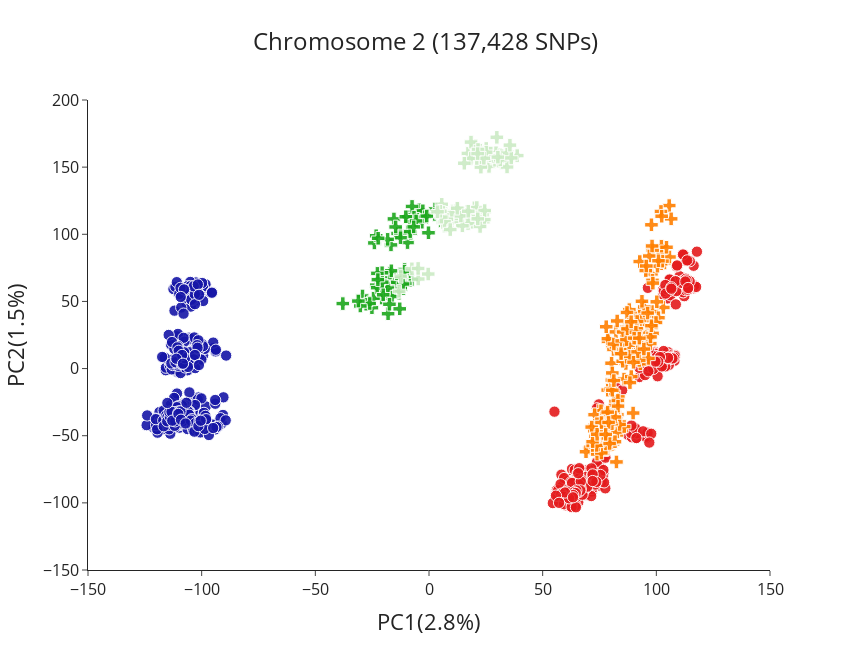

Write notebook code for a chart like this one.
### Code cell
pca_chrom2_all = plot_coords(pd.read_csv('/mnt/c/Users/rando/Documenti/Ag1000G/pca_outputs/chr2_pca_final.csv'), x='PC1', y='PC2', title="Chromosome 2 (137,428 SNPs)",
            color='pca_pops',symbol='pca_pops', symbol_map=pca_symbols_map, slug = 'pca',  color_map=species_color_map, show=True,  titlex='PC1(2.8%)', titley='PC2(1.5%)', figure_name='chr2.png')

### Figure 1 — Plotly figure (JSON) as saved in the notebook; plotly's stock layout.template omitted (floating-point values rounded to 4 significant figures; data arrays with more than 128 entries replaced by an {"elided": "..."} marker saying what was removed)
{"data": [{"customdata": {"elided": "449x1 str values"}, "hovertemplate": "<b>%{hovertext}</b><br><br>pca_pops=%{customdata[0]}<br>PC1=%{x}<br>PC2=%{y}<br>size=%{marker.size}<extra></extra>", "hovertext": {"elided": "449 str values"}, "legendgroup": "An.gam", "marker": {"color": "#1616A7", "opacity": 0.9, "size": {"elided": "449 int values"}, "sizemode": "area", "sizeref": 0.125, "symbol": "circle"}, "mode": "markers", "name": "An.gam", "orientation": "v", "showlegend": true, "type": "scatter", "x": {"elided": "449 float values"}, "xaxis": "x", "y": {"elided": "449 float values"}, "yaxis": "y"}, {"customdata": {"elided": "374x1 str values"}, "hovertemplate": "<b>%{hovertext}</b><br><br>pca_pops=%{customdata[0]}<br>PC1=%{x}<br>PC2=%{y}<br>size=%{marker.size}<extra></extra>", "hovertext": {"elided": "374 str values"}, "legendgroup": "An.col", "marker": {"color": "rgb(228,26,28)", "opacity": 0.9, "size": {"elided": "374 int values"}, "sizemode": "area", "sizeref": 0.125, "symbol": "circle"}, "mode": "markers", "name": "An.col", "orientation": "v", "showlegend": true, "type": "scatter", "x": {"elided": "374 float values"}, "xaxis": "x", "y": {"elided": "374 float values"}, "yaxis": "y"}, {"customdata": [["gcx1-GM"], ["gcx1-GM"], ["gcx1-GM"], ["gcx1-GM"], ["gcx1-GM"], ["gcx1-GM"], ["gcx1-GM"], ["gcx1-GM"], ["gcx1-GM"], ["gcx1-GM"], ["gcx1-GM"], ["gcx1-GM"], ["gcx1-GM"], ["gcx1-GM"], ["gcx1-GM"], ["gcx1-GM"], ["gcx1-GM"], ["gcx1-GM"], ["gcx1-GM"], ["gcx1-GM"], ["gcx1-GM"], ["gcx1-GM"], ["gcx1-GM"], ["gcx1-GM"], ["gcx1-GM"], ["gcx1-GM"], ["gcx1-GM"], ["gcx1-GM"], ["gcx1-GM"], ["gcx1-GM"], ["gcx1-GM"], ["gcx1-GM"], ["gcx1-GM"], ["gcx1-GM"], ["gcx1-GM"], ["gcx1-GM"], ["gcx1-GM"], ["gcx1-GM"], ["gcx1-GM"], ["gcx1-GM"], ["gcx1-GM"], ["gcx1-GM"], ["gcx1-GM"], ["gcx1-GM"], ["gcx1-GM"], ["gcx1-GM"], ["gcx1-GM"], ["gcx1-GM"], ["gcx1-GM"], ["gcx1-GM"], ["gcx1-GM"], ["gcx1-GM"], ["gcx1-GM"], ["gcx1-GM"], ["gcx1-GM"], ["gcx1-GM"], ["gcx1-GM"], ["gcx1-GM"], ["gcx1-GM"], ["gcx1-GM"], ["gcx1-GM"], ["gcx1-GM"], ["gcx1-GM"], ["gcx1-GM"], ["gcx1-GM"], ["gcx1-GM"], ["gcx1-GM"], ["gcx1-GM"], ["gcx1-GM"], ["gcx1-GM"], ["gcx1-GM"], ["gcx1-GM"], ["gcx1-GM"], ["gcx1-GM"], ["gcx1-GM"], ["gcx1-GM"], ["gcx1-GM"]], "hovertemplate": "<b>%{hovertext}</b><br><br>pca_pops=%{customdata[0]}<br>PC1=%{x}<br>PC2=%{y}<br>size=%{marker.size}<extra></extra>", "hovertext": ["AG0147-C", "AG0159-C", "AG0232-C", "AG0129-C", "AG0153-C", "AG0163-C", "AG0229-C", "AG0230-C", "AG0098-C", "AG0104-C", "AG0106-C", "AG0120-C", "AG0136-C", "AG0141-C", "AG0145-C", "AG0148-C", "AG0172-C", "AG0179-C", "AG0223-C", "AG0118-C", "AG0119-C", "AG0121-C", "AG0133-C", "AG0134-C", "AG0138-C", "AG0227-C", "AG0231-C", "AG0102-C", "AG0108-C", "AG0123-C", "AG0128-C", "AG0137-C", "AG0139-C", "AG0143-C", "AG0162-C", "AG0170-C", "AG0181-C", "AG0085-C", "AG0096-C", "AG0126-C", "AG0152-C", "AG0183-C", "AG0208-C", "AG0214-C", "AG0226-C", "AG0127-C", "AG0144-C", "AG0156-C", "AG0206-C", "AG0221-C", "AG0082-C", "AG0097-C", "AG0100-C", "AG0109-C", "AG0124-C", "AG0142-C", "AG0146-C", "AG0169-C", "AG0178-C", "AG0195-C", "AG0089-C", "AG0111-C", "AG0125-C", "AG0197-C", "AG0202-C", "AG0203-C", "AG0204-C", "AG0263-C", "AG0442-CW", "AG0445-CW", "AG0446-CW", "AG0448-CW", "AG0450-CW", "AG0454-CW", "AG0455-CW", "AG0456-CW", "AG0460-CW"], "legendgroup": "gcx1-GM", "marker": {"color": "#1CA71C", "opacity": 0.9, "size": [8, 8, 8, 8, 8, 8, 8, 8, 8, 8, 8, 8, 8, 8, 8, 8, 8, 8, 8, 8, 8, 8, 8, 8, 8, 8, 8, 8, 8, 8, 8, 8, 8, 8, 8, 8, 8, 8, 8, 8, 8, 8, 8, 8, 8, 8, 8, 8, 8, 8, 8, 8, 8, 8, 8, 8, 8, 8, 8, 8, 8, 8, 8, 8, 8, 8, 8, 8, 8, 8, 8, 8, 8, 8, 8, 8, 8], "sizemode": "area", "sizeref": 0.125, "symbol": "cross"}, "mode": "markers", "name": "gcx1-GM", "orientation": "v", "showlegend": true, "type": "scatter", "x": [-7.527, -29.24, -3.13, -12.34, -10.86, -20.83, -15.42, -9.455, -17.1, -27.46, -10.74, 2.683, -9.384, -16.71, -16.4, -13.2, -4.322, -2.715, -19.39, -13.24, -19.01, -1.818, -7.06, -7.878, -37.91, -17.16, -10.32, -25.1, -13.49, -9.12, -8.013, -17.17, -13.81, -18.0, -24.41, -7.107, -10.44, -16.55, -20.64, -27.66, -16.26, -12.88, -24.01, -8.316, -13.99, -12.18, -26.09, -17.4, 2.478, -18.06, -12.61, -23.22, -7.448, 7.28, -30.2, -0.2279, -22.8, -12.54, -20.56, -20.15, -8.285, -14.67, -10.17, -6.598, -11.42, -10.19, -18.2, 7.071, -10.76, -22.69, -23.23, -22.48, -1.005, -5.679, -22.37, -31.06, -6.734], "xaxis": "x", "y": [66.34, 54.1, 109.0, 68.63, 68.71, 52.49, 111.4, 93.81, 67.48, 50.6, 73.8, 118.9, 101.8, 92.1, 63.33, 56.12, 118.2, 117.5, 61.92, 67.27, 57.72, 113.0, 113.1, 110.3, 48.39, 71.1, 62.4, 45.34, 57.78, 113.1, 100.8, 55.0, 100.6, 40.87, 52.43, 114.6, 63.5, 72.8, 71.36, 47.93, 53.64, 44.49, 93.56, 109.6, 64.22, 67.21, 48.46, 47.88, 114.8, 59.95, 101.0, 62.13, 120.8, 111.6, 46.61, 101.1, 60.25, 97.48, 64.34, 54.95, 102.0, 105.5, 71.41, 112.8, 62.96, 113.0, 96.23, 106.6, 72.53, 70.89, 98.91, 66.23, 113.6, 110.0, 97.05, 50.27, 105.5], "yaxis": "y"}, {"customdata": {"elided": "197x1 str values"}, "hovertemplate": "<b>%{hovertext}</b><br><br>pca_pops=%{customdata[0]}<br>PC1=%{x}<br>PC2=%{y}<br>size=%{marker.size}<extra></extra>", "hovertext": {"elided": "197 str values"}, "legendgroup": "gcx2", "marker": {"color": "rgb(255,127,0)", "opacity": 0.9, "size": {"elided": "197 int values"}, "sizemode": "area", "sizeref": 0.125, "symbol": "cross"}, "mode": "markers", "name": "gcx2", "orientation": "v", "showlegend": true, "type": "scatter", "x": {"elided": "197 float values"}, "xaxis": "x", "y": {"elided": "197 float values"}, "yaxis": "y"}, {"customdata": [["gcx1-GW"], ["gcx1-GW"], ["gcx1-GW"], ["gcx1-GW"], ["gcx1-GW"], ["gcx1-GW"], ["gcx1-GW"], ["gcx1-GW"], ["gcx1-GW"], ["gcx1-GW"], ["gcx1-GW"], ["gcx1-GW"], ["gcx1-GW"], ["gcx1-GW"], ["gcx1-GW"], ["gcx1-GW"], ["gcx1-GW"], ["gcx1-GW"], ["gcx1-GW"], ["gcx1-GW"], ["gcx1-GW"], ["gcx1-GW"], ["gcx1-GW"], ["gcx1-GW"], ["gcx1-GW"], ["gcx1-GW"], ["gcx1-GW"], ["gcx1-GW"], ["gcx1-GW"], ["gcx1-GW"], ["gcx1-GW"], ["gcx1-GW"], ["gcx1-GW"], ["gcx1-GW"], ["gcx1-GW"], ["gcx1-GW"], ["gcx1-GW"], ["gcx1-GW"], ["gcx1-GW"], ["gcx1-GW"], ["gcx1-GW"], ["gcx1-GW"], ["gcx1-GW"], ["gcx1-GW"], ["gcx1-GW"], ["gcx1-GW"], ["gcx1-GW"], ["gcx1-GW"], ["gcx1-GW"], ["gcx1-GW"], ["gcx1-GW"], ["gcx1-GW"], ["gcx1-GW"], ["gcx1-GW"], ["gcx1-GW"], ["gcx1-GW"], ["gcx1-GW"], ["gcx1-GW"], ["gcx1-GW"], ["gcx1-GW"], ["gcx1-GW"], ["gcx1-GW"], ["gcx1-GW"], ["gcx1-GW"], ["gcx1-GW"], ["gcx1-GW"], ["gcx1-GW"], ["gcx1-GW"], ["gcx1-GW"], ["gcx1-GW"], ["gcx1-GW"], ["gcx1-GW"], ["gcx1-GW"], ["gcx1-GW"], ["gcx1-GW"], ["gcx1-GW"], ["gcx1-GW"], ["gcx1-GW"], ["gcx1-GW"], ["gcx1-GW"], ["gcx1-GW"], ["gcx1-GW"], ["gcx1-GW"], ["gcx1-GW"], ["gcx1-GW"], ["gcx1-GW"], ["gcx1-GW"], ["gcx1-GW"], ["gcx1-GW"], ["gcx1-GW"], ["gcx1-GW"], ["gcx1-GW"], ["gcx1-GW"]], "hovertemplate": "<b>%{hovertext}</b><br><br>pca_pops=%{customdata[0]}<br>PC1=%{x}<br>PC2=%{y}<br>size=%{marker.size}<extra></extra>", "hovertext": ["AJ0023-C", "AJ0024-C", "AJ0032-C", "AJ0035-C", "AJ0036-C", "AJ0037-C", "AJ0039-C", "AJ0043-C", "AJ0044-C", "AJ0045-C", "AJ0047-C", "AJ0051-C", "AJ0052-C", "AJ0056-C", "AJ0059-C", "AJ0061-C", "AJ0063-C", "AJ0064-C", "AJ0066-C", "AJ0071-C", "AJ0072-C", "AJ0074-C", "AJ0075-C", "AJ0076-C", "AJ0077-C", "AJ0078-C", "AJ0079-C", "AJ0081-C", "AJ0084-C", "AJ0085-C", "AJ0086-C", "AJ0088-C", "AJ0090-C", "AJ0092-C", "AJ0093-C", "AJ0095-C", "AJ0096-C", "AJ0097-C", "AJ0098-C", "AJ0100-C", "AJ0102-C", "AJ0103-C", "AJ0105-C", "AJ0107-C", "AJ0109-C", "AJ0113-C", "AJ0115-C", "AJ0116-C", "AJ0099-C", "AJ0117-C", "AJ0070-Cx", "AJ0101-Cx", "AJ0128-C", "AJ0129-C", "AJ0130-C", "AJ0131-C", "AJ0132-C", "AJ0133-C", "AJ0134-C", "AJ0135-C", "AJ0136-C", "AJ0137-C", "AJ0138-C", "AJ0139-C", "AJ0140-C", "AJ0141-C", "AJ0142-C", "AJ0143-C", "AJ0144-C", "AJ0145-C", "AJ0146-C", "AJ0147-C", "AJ0148-C", "AJ0149-C", "AJ0150-C", "AJ0151-C", "AJ0152-C", "AJ0153-C", "AJ0154-C", "AJ0155-C", "AJ0156-C", "AJ0157-C", "AJ0158-C", "AJ0159-C", "AJ0161-C", "AJ0028-C", "AJ0038-C", "AJ0049-C", "AJ0060-C", "AJ0068-C", "AJ0080-C", "AJ0087-C", "AJ0119-C"], "legendgroup": "gcx1-GW", "marker": {"color": "rgb(204,235,197)", "opacity": 0.9, "size": [8, 8, 8, 8, 8, 8, 8, 8, 8, 8, 8, 8, 8, 8, 8, 8, 8, 8, 8, 8, 8, 8, 8, 8, 8, 8, 8, 8, 8, 8, 8, 8, 8, 8, 8, 8, 8, 8, 8, 8, 8, 8, 8, 8, 8, 8, 8, 8, 8, 8, 8, 8, 8, 8, 8, 8, 8, 8, 8, 8, 8, 8, 8, 8, 8, 8, 8, 8, 8, 8, 8, 8, 8, 8, 8, 8, 8, 8, 8, 8, 8, 8, 8, 8, 8, 8, 8, 8, 8, 8, 8, 8, 8], "sizemode": "area", "sizeref": 0.125, "symbol": "cross"}, "mode": "markers", "name": "gcx1-GW", "orientation": "v", "showlegend": true, "type": "scatter", "x": [18.71, 33.0, -7.527, 10.38, 32.13, 16.85, 22.47, 16.82, 10.23, -4.719, 12.62, 7.286, 26.78, 33.66, 22.12, 26.41, 7.979, 9.985, 31.91, 27.85, 24.74, -0.3533, 7.097, 5.597, 19.07, 11.85, 5.187, 7.078, 24.36, 33.15, 29.5, 29.48, 19.95, 17.68, 7.285, 21.05, 32.16, 6.113, 26.31, 31.32, 17.12, 12.83, 22.83, 20.52, 21.05, 22.85, 29.84, 16.59, 31.94, 6.338, 30.07, 29.03, 36.5, 10.11, 30.6, 23.91, 23.1, 18.48, 7.866, 18.11, 38.81, 23.51, -13.11, 25.19, 25.15, 18.35, 21.54, 21.56, 24.14, -4.782, 34.34, -12.43, 15.55, 17.18, 14.71, 21.4, 24.34, 34.36, 22.48, 31.35, 14.02, 6.832, 5.43, 36.19, 4.983, 24.49, 21.44, 12.45, 30.3, 9.345, 3.75, 17.29, 35.6], "xaxis": "x", "y": [157.7, 157.3, 74.26, 117.3, 156.7, 111.5, 157.5, 117.2, 111.2, 66.7, 109.1, 115.4, 158.5, 157.5, 159.2, 150.6, 106.7, 111.8, 153.1, 156.8, 161.9, 70.41, 114.1, 122.3, 108.9, 117.5, 114.9, 110.2, 116.8, 155.0, 156.4, 160.7, 119.7, 114.7, 113.3, 119.9, 155.9, 108.8, 158.9, 159.3, 160.2, 119.1, 150.0, 166.0, 156.4, 116.1, 172.2, 114.8, 158.5, 116.3, 154.6, 155.1, 158.1, 115.8, 154.5, 109.4, 157.1, 168.6, 111.2, 114.2, 158.6, 114.6, 57.48, 163.9, 161.1, 156.5, 112.9, 163.2, 156.6, 74.56, 150.1, 68.63, 152.9, 108.0, 106.3, 160.1, 110.9, 160.4, 105.8, 155.4, 113.6, 109.3, 112.8, 156.8, 117.1, 117.7, 111.5, 119.4, 157.5, 103.5, 116.7, 117.2, 166.4], "yaxis": "y"}], "layout": {"coloraxis": {"colorbar": {"title": {"text": "AIMs CO Fraction"}}}, "height": 650, "legend": {"itemsizing": "constant", "orientation": "h", "title": {"text": "pca_pops"}, "tracegroupgap": 0}, "showlegend": false, "title": {"font": {"size": 24}, "text": "Chromosome 2 (137,428 SNPs)", "x": 0.5}, "width": 850, "xaxis": {"anchor": "y", "domain": [0, 1], "range": [-150, 150], "tickfont": {"size": 16}, "tickmode": "array", "tickvals": [-150, -100, -50, 0, 50, 100, 150, 200], "title": {"font": {"size": 22}, "text": "PC1(2.8%)"}, "type": "linear"}, "yaxis": {"anchor": "x", "domain": [0, 1], "range": [-150, 200], "tickfont": {"size": 16}, "title": {"font": {"size": 22}, "text": "PC2(1.5%)"}, "type": "linear"}}}
